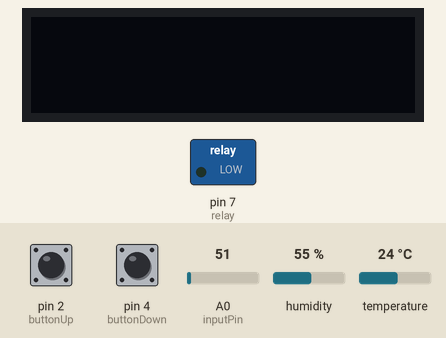
Recording of a sketch running on a simulated Arduino Uno, built with avr-gcc and run on an emulated ATmega328P. On the bench: 128×32 one-colour display, switched loads named in the sketch (green lamp = pin HIGH). The test bench sets the inputs (shaded band); at power-on: pin 2 (buttonUp) LOW, A0 (inputPin) = 51, humidity 55 %, pin 4 (buttonDown) LOW, temperature 24 °C. The local clock reads 2024-03-15 10:24:30 at power-on unless the sketch sets it; what the sketch prints to the serial monitor is not drawn.

Above: at 1.2 s.
1.3 s: pin 2 (buttonUp) pulled HIGH for 0.2 s
At 2.6 s:
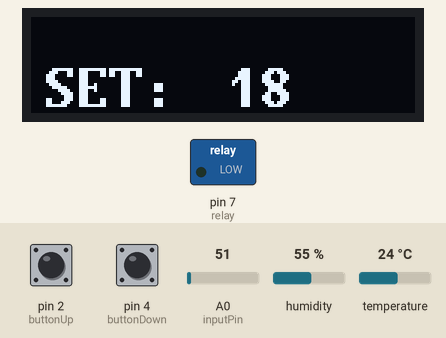
13.9 s: A0 (inputPin) set to 61
At 24.7 s:
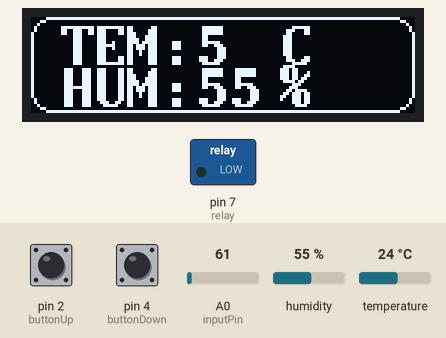
27.9 s: humidity set to 22 %
At 31.8 s:
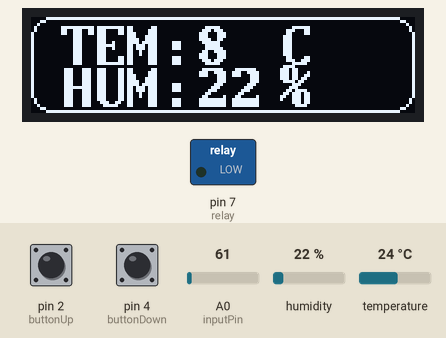
34.6 s: pin 4 (buttonDown) pulled HIGH for 1 s
At 36.0 s:
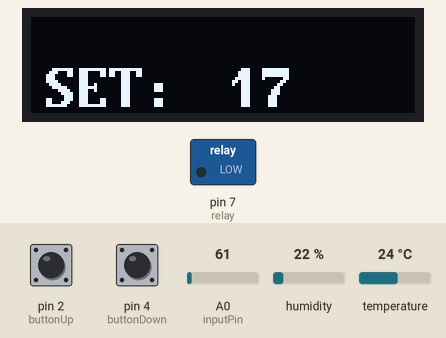
37.8 s: pin 4 (buttonDown) pulled HIGH for 0.2 s
At 38.9 s:
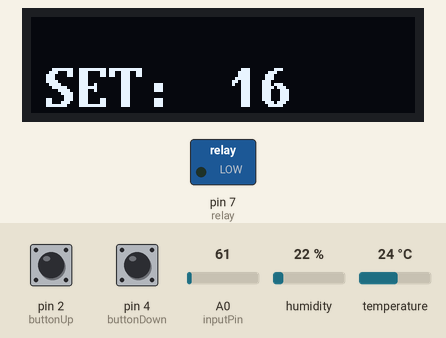
40.7 s: A0 (inputPin) set to 86
At 55.4 s:
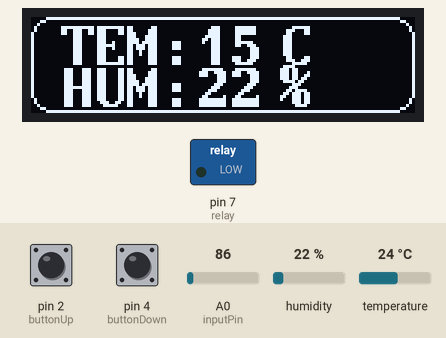
Timing chart, 0 to 55.7 s (numbered marks = the images above; inputs shaded):
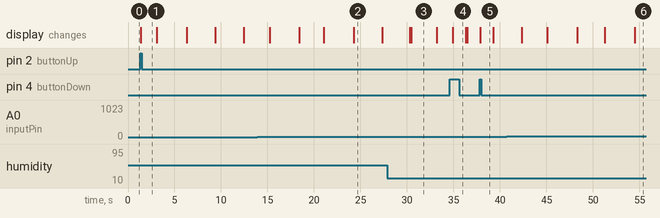

Measured:
- after the input at 1.3 s, the display: changes after 0.08 s (image 1)
- after the input at 34.6 s, the display: changes after 0.34 s (image 4)
- after the input at 37.8 s, the display: changes after 0.09 s (image 5)
- what the display in image 2 shows lasts 3.1 s, from 24.3 s to 27.4 s
- what the display in image 3 shows lasts 2.8 s, from 30.4 s to 33.2 s

The sketch:

THERM_V3.ino
```cpp
//..................................................................................//
//IN CASE OF CHANGE OF THE TEMPERATURE SENSOR DONT FORGET TO DELETE THE DHT LIBRARY //
//FOR MEMORY SAVING AS WELL AS CHANGE THE VARIABLES IN THE LCD CODE AND UNCOMMENT   //
//ALL PIN AND VAR FOR LM35 AND COMMENT ALL DHT11 PIN AND VAR
//..................................................................................//


#include <Arduino.h>
#include <U8g2lib.h>  //SCREEN LIBRARY
#include <SPI.h>
#include <Wire.h>
#include <dht.h>  //DHT11 LIBRARY
#define dataPin 8  //DHT11 PIN CONFIG
#include <virtuabotixRTC.h> //Library used

int inputPin = A0;  //LM35 PIN CONFIG

U8G2_SSD1306_128X32_UNIVISION_F_HW_I2C u8g2(U8G2_R0); //SCREEN CONFIG
virtuabotixRTC myRTC(10, 11, 12);

const int numReadings = 10; // NUMBER OF READINGS
const int relay =7;  //RELAY PIN
const int buttonUp =2;  //UP BUTTON PIN
const int buttonDown =4;  //DOWN BUTTON PIN
int targetTemp=17;  //TARGET TEMPERATURE VAR

int readings[numReadings];      // the readings from the analog input
int readIndex = 0;              // the index of the current reading
int total = 0;                  // the running total
int average = 0;                // the average
int tem = 18;

int period = 3000;  // VARIABLES FOR MILLIS
int period2 = 6000;
int periodlm35 = 10000;
int period4 = 60000;
unsigned long time_1 = 0;
unsigned long time_2 = 0;
unsigned long time_3 = 0;
unsigned long time_4 = 0;

dht DHT;  //DHT11 CONFIG

void setup()
{
   Serial.begin(9600);

   u8g2.begin();

   pinMode(relay,OUTPUT);  //RELAY PIN CONFIG
   pinMode(buttonUp, INPUT);  //BUTTON UP CONFIG
   pinMode(buttonDown, INPUT);  //BUTTON DOWN CONFIG

   for (int thisReading = 0; thisReading < numReadings; thisReading++)
   {
    readings[thisReading] = 0;
   }

   //myRTC.setDS1302Time(0, 39, 21, 7, 03, 02, 2020);

}

void loop()
{
    //TEMP AND HUM READING DHT11

   myRTC.updateTime();

   int readData = DHT.read11(dataPin);
//   int t = DHT.temperature;
   int h = DHT.humidity;

    //SCREEN CYCLE

    if (millis() >= time_1 + period)
    {
     time_1 += period;
     u8g2.clearBuffer();
     u8g2.drawRFrame(0,0,128,32,7);
     u8g2.setFont(u8g2_font_t0_22b_te);  // choose a suitable font at https://github.com/olikraus/u8g2/wiki/fntlistall

     u8g2.setCursor(30,16);
     u8g2.print(myRTC.hours);

     u8g2.drawStr(58,16,":");

     u8g2.setCursor(75,16);
     u8g2.print(myRTC.minutes);

     u8g2.setCursor(7,30);
     u8g2.print(myRTC.dayofmonth);

     u8g2.drawStr(30,30,"/");

     u8g2.setCursor(40,30);
     u8g2.print(myRTC.month);

     u8g2.drawStr(64,30,"/");

     u8g2.setCursor(75,30);
     u8g2.print(myRTC.year);

     u8g2.sendBuffer();         // transfer internal memory to the display

     delay(100);
    }
    if (millis() >= time_2 + period2)
    {
     time_2 += period2;
     u8g2.clearBuffer();
     u8g2.drawRFrame(0,0,128,32,7);
     u8g2.setFont(u8g2_font_t0_22b_te);  // choose a suitable font at https://github.com/olikraus/u8g2/wiki/fntlistall

     u8g2.drawStr(10,16,"TEM:"); // write something to the internal memory
     u8g2.setCursor(55,16);
     u8g2.print(tem);
     //u8g2.drawStr(65,16,char(223));
     u8g2.setCursor(83,16);
     u8g2.print("C");

     u8g2.drawStr(10,30,"HUM:"); // write something to the internal memory
     u8g2.setCursor(55,30);
     u8g2.print(h);
     u8g2.setCursor(83,30);
     u8g2.print("%");

     u8g2.sendBuffer();         // transfer internal memory to the display

     delay(100);
    }

    //BUTTONS

   if (digitalRead(buttonUp) == HIGH) {targetTemp = targetTemp + 1; }

   else{  }

   if (digitalRead(buttonDown) == HIGH) {targetTemp = targetTemp - 1; }

   else {  }

     //SCREEN CHANGE ON PRESS

   if (digitalRead(buttonUp) == HIGH || digitalRead(buttonDown) == HIGH)
    {
      u8g2.clearBuffer();         // clear the internal memory
      u8g2.setFont(u8g2_font_t0_22b_te);  // choose a suitable font at https://github.com/olikraus/u8g2/wiki/fntlistall
      u8g2.drawStr(4,30,"SET:");  // write something to the internal memory
      u8g2.setCursor(65,30);
      u8g2.print(targetTemp);
      u8g2.sendBuffer();         // transfer internal memory to the display
      delay(1000);
    }

    delay(300);

  //TEMP READING (AVERAGE)

 if (millis() >= time_3 + periodlm35)
  {
     time_3 += periodlm35;
  // subtract the last reading:
  total = total - readings[readIndex];
  // read from the sensor:
  readings[readIndex] = analogRead(inputPin);
  // add the reading to the total:
  total = total + readings[readIndex];
  // advance to the next position in the array:
  readIndex = readIndex + 1;

  // if we're at the end of the array...
  if (readIndex >= numReadings) {
    // ...wrap around to the beginning:
    readIndex = 0;
  }

  // calculate the average:
  average = total / numReadings;
  tem = (average * 0.0048828125 * 100);

  // send it to the computer as ASCII digits
  Serial.println(tem);
  delay(200);        // delay in between reads for stability
  }

   //RELAY

   if (millis() >= time_4 + period4)
    {
     time_4 += period4;

   if (tem <= targetTemp ) {digitalWrite(7,HIGH);}

   else {digitalWrite(7,LOW);}

   delay(100);
    }
}
```
